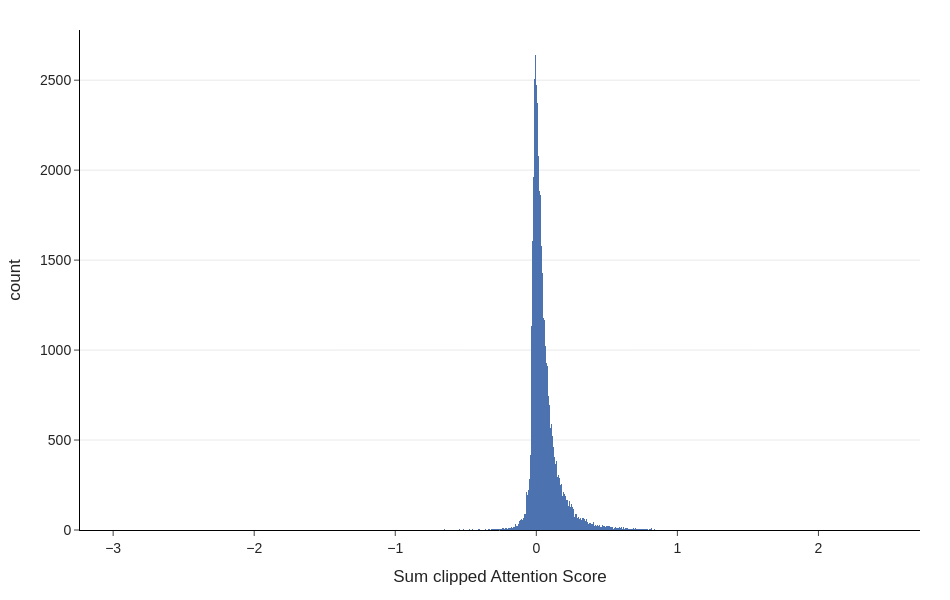

This figure's notebook cell:
### Code cell
fig = px.histogram(
    data_frame=entities_df,
    x='sum_clipped_Score',
)

fig = style_paper_plot(fig)
fig.update_layout(xaxis_title="Sum clipped Attention Score")

fig.show()

### Figure 1 — Plotly figure (JSON) as saved in the notebook; plotly's stock layout.template omitted (floating-point values rounded to 4 significant figures; data arrays with more than 128 entries replaced by an {"elided": "..."} marker saying what was removed)
{"data": [{"bingroup": "x", "hovertemplate": "sum_clipped_Score=%{x}<br>count=%{y}<extra></extra>", "legendgroup": "", "marker": {"color": "rgb(76,114,176)", "pattern": {"shape": ""}}, "name": "", "orientation": "v", "showlegend": false, "type": "histogram", "x": {"elided": "58198 float values"}, "xaxis": "x", "yaxis": "y"}], "layout": {"barmode": "relative", "font": {"family": "Arial", "size": 14}, "height": 600, "legend": {"tracegroupgap": 0}, "margin": {"b": 70, "l": 80, "r": 30, "t": 30}, "paper_bgcolor": "white", "plot_bgcolor": "white", "width": 950, "xaxis": {"anchor": "y", "domain": [0, 1], "linecolor": "black", "linewidth": 1, "showgrid": false, "showline": true, "ticks": "outside", "title": {"text": "Sum clipped Attention Score"}, "zeroline": false}, "yaxis": {"anchor": "x", "domain": [0, 1], "gridcolor": "lightgray", "gridwidth": 0.5, "linecolor": "black", "linewidth": 1, "showgrid": true, "showline": true, "ticks": "outside", "title": {"text": "count"}, "zeroline": false}}}
